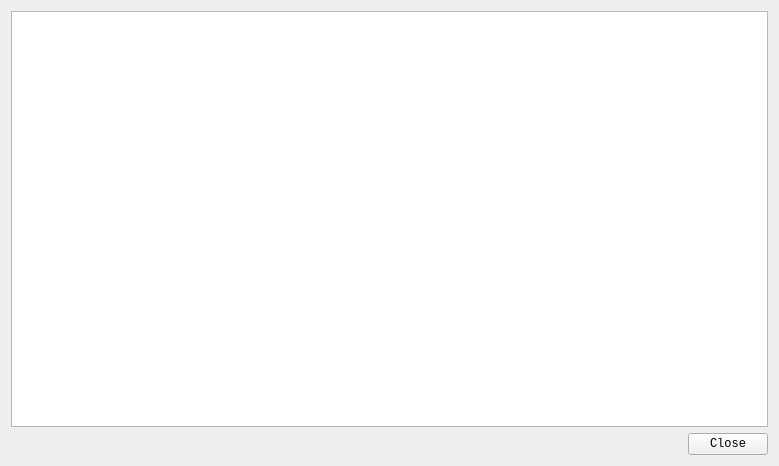
<?xml version="1.0" encoding="UTF-8"?>
<ui version="4.0">
 <class>FormCopperDataViewer</class>
 <widget class="QWidget" name="FormCopperDataViewer">
  <property name="geometry">
   <rect>
    <x>0</x>
    <y>0</y>
    <width>779</width>
    <height>466</height>
   </rect>
  </property>
  <property name="font">
   <font>
    <family>Monospace</family>
   </font>
  </property>
  <property name="windowTitle">
   <string>Form</string>
  </property>
  <layout class="QGridLayout" name="gridLayout">
   <item row="0" column="0">
    <widget class="CopperBrowser" name="txtData">
     <property name="font">
      <font>
       <family>Mitra Mono</family>
       <pointsize>14</pointsize>
       <weight>50</weight>
       <bold>false</bold>
       <kerning>false</kerning>
      </font>
     </property>
    </widget>
   </item>
   <item row="1" column="0">
    <layout class="QHBoxLayout" name="horizontalLayout">
     <item>
      <spacer name="horizontalSpacer">
       <property name="orientation">
        <enum>Qt::Horizontal</enum>
       </property>
       <property name="sizeHint" stdset="0">
        <size>
         <width>40</width>
         <height>20</height>
        </size>
       </property>
      </spacer>
     </item>
     <item>
      <widget class="QPushButton" name="pushButton">
       <property name="text">
        <string>Close</string>
       </property>
      </widget>
     </item>
    </layout>
   </item>
  </layout>
 </widget>
 <customwidgets>
  <customwidget>
   <class>CopperBrowser</class>
   <extends>QTextBrowser</extends>
   <header>source/base/copperbrowser.h</header>
  </customwidget>
 </customwidgets>
 <resources/>
 <connections/>
</ui>
